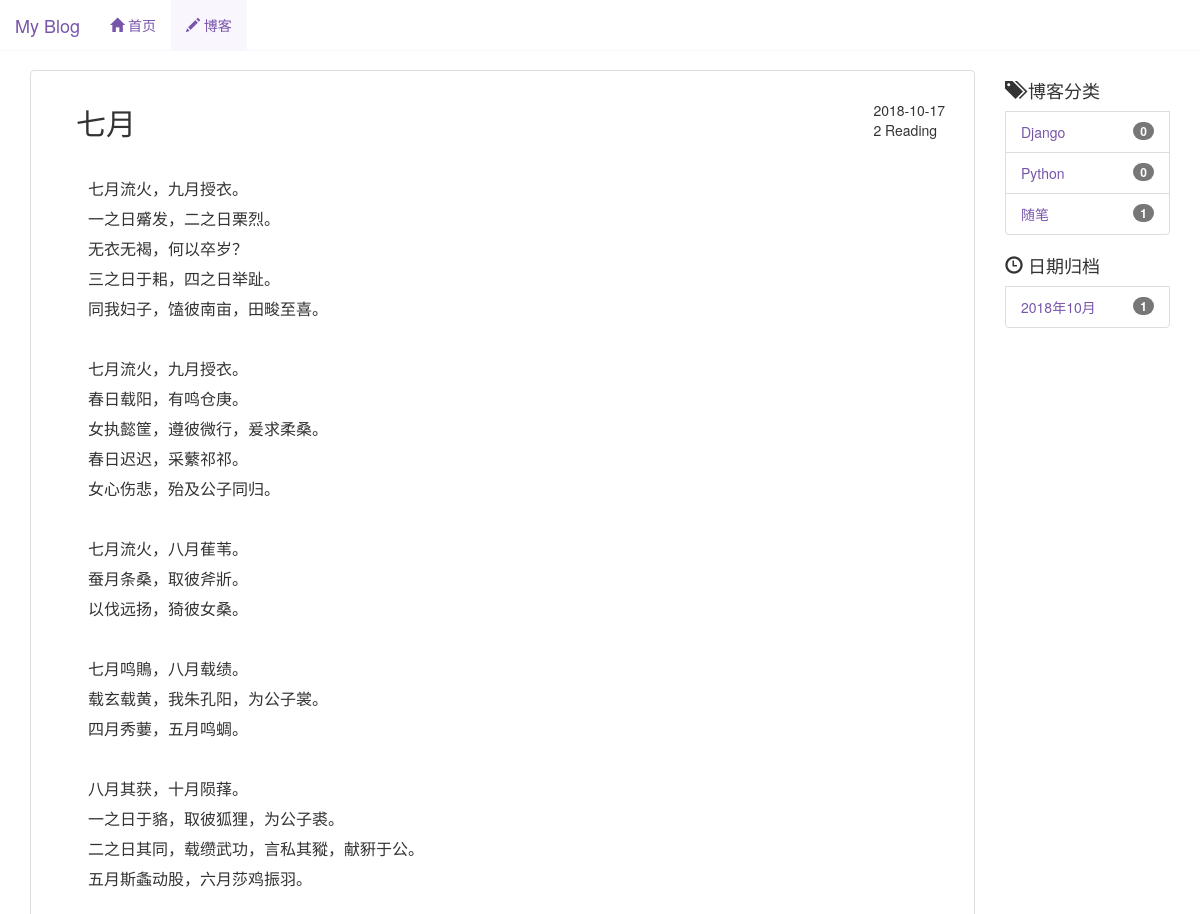
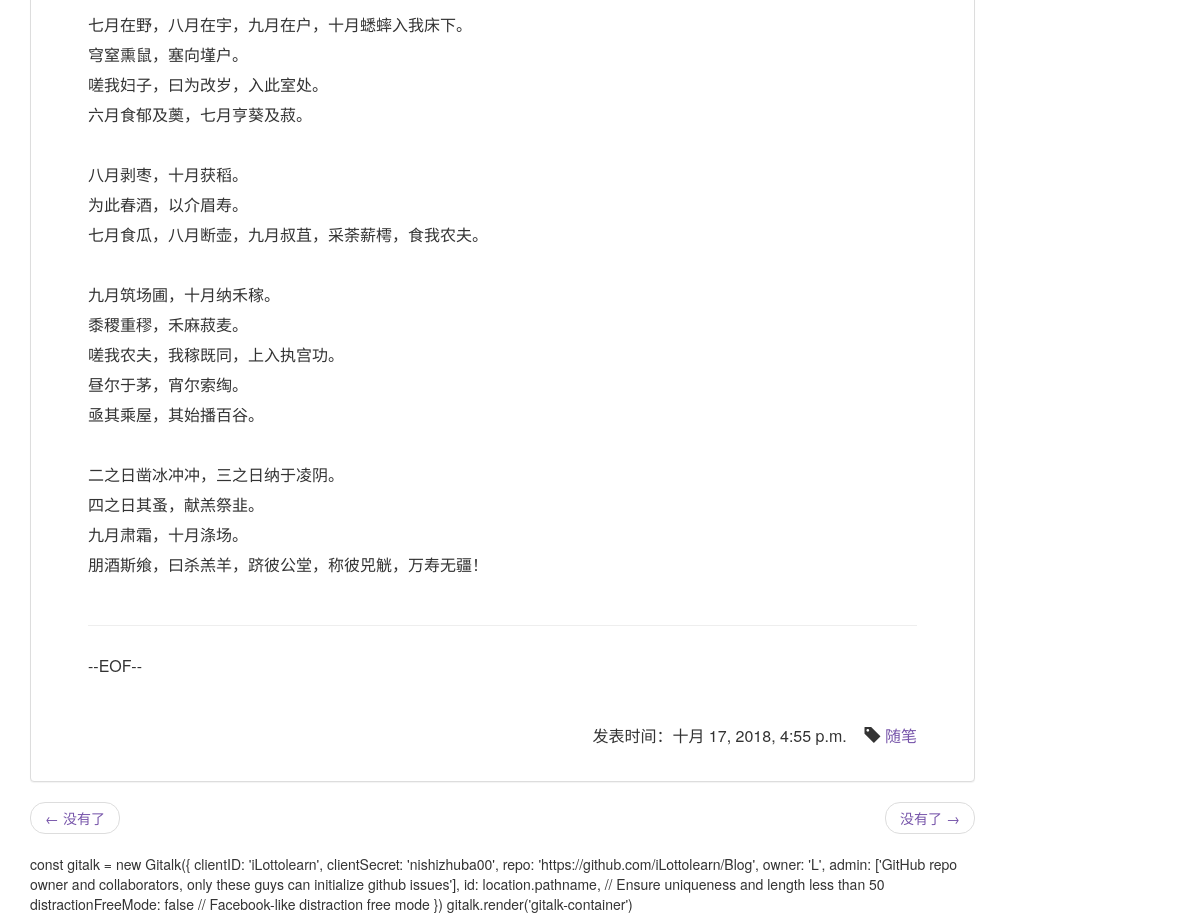
The app's page /blog/35 with its own data (2 pictures, top to bottom).
### blog/models.py (models this page shows, shortened)
class Blog(models.Model,ReadNumExpandMethod):
    title = models.CharField(max_length=50)
    blog_type = models.ForeignKey(BlogType,on_delete=models.DO_NOTHING)
    content = RichTextUploadingField()
    author = models.ForeignKey(User,on_delete=models.DO_NOTHING)
    created_time = models.DateTimeField(auto_now_add=True)
    last_updated_time = models.DateTimeField(auto_now=True)
    class Meta:
        ordering = ['-created_time']

class BlogType(models.Model):
    type_name = models.CharField(max_length=15)
    def __str__(self):
        return self.type_name

### read_statistics/models.py (models this page shows)
class ReadNum(models.Model):
    read_num = models.IntegerField(default=0)
    content_type = models.ForeignKey(ContentType, on_delete=models.DO_NOTHING)
    object_id = models.PositiveIntegerField()
    content_object = GenericForeignKey('content_type', 'object_id')

### blog/views.py (the view)
# urls.py: path('<int:blog_pk>',views.blog_detail,name='blog_detail'),
def blog_detail(request,blog_pk):
    blog = get_object_or_404(Blog,pk=blog_pk)
    blogs_list = Blog.objects.all()
    read_cookie_key = read_statistics_once_read(request,blog)
    context = blog_list_common_date(request,blogs_list)
    context['blog'] = blog
    context['previous_blog'] = Blog.objects.filter(created_time__gt=blog.created_time).last()
    context['next_blog'] = Blog.objects.filter(created_time__lt=blog.created_time).first()
    response = render_to_response('blog/blog_detail.html',context)                  # 响应
    response.set_cookie(read_cookie_key,'true')                                     # 阅读cookie标记
    return response

### blog/views.py (called while the page is built)
def blog_list_common_date(request,blogs_list):
    try:
        page = request.GET.get('page', 1)
    except PageNotAnInteger:
        page = 1
    p = Paginator(blogs_list,settings.EACH_PAGE_BLOGS,request=request)
    page_list = p.page(page)
    blog_dates = Blog.objects.dates('created_time', 'month', order='DESC')
    blog_dates_dict = {}
    for blog_date in blog_dates:
        blog_count = Blog.objects.filter(created_time__year=blog_date.year,created_time__month=blog_date.month).count()
        blog_dates_dict[blog_date] = blog_count
    context = {}
    context['blogs'] = page_list.object_list
    context['page_list'] = page_list
    context['blogs_type'] = BlogType.objects.annotate(blog_count=Count('blog'))
    context['blog_dates'] = blog_dates_dict
    return context

### read_statistics/models.py (called while the page is built)
    def get_read_num(self):
        try:
            ct = ContentType.objects.get_for_model(self)
            readnum = ReadNum.objects.get(content_type=ct,object_id=self.pk)
            return readnum.read_num
        except exceptions.ObjectDoesNotExist:
            return 0

### read_statistics/utils.py (called while the page is built)
def read_statistics_once_read(request,obj):
    ct = ContentType.objects.get_for_model(obj)
    key = '%s_%s_read'%(ct.model,obj.pk)
    if not request.COOKIES.get(key):
        readnum,created =ReadNum.objects.get_or_create(content_type=ct, object_id=obj.pk)
        readnum.read_num +=1
        readnum.save()
        date = timezone.now().date()
        readDetail,created = ReadDetail.objects.get_or_create(content_type=ct, object_id=obj.pk, date=date)
        readDetail.read_num +=1
        readDetail.save()
    return key

### blog/templates/blog/blog_detail.html (shortened to what this page needs)
{% extends 'blog/blog_list.html' %}
{% load staticfiles %}
{% block header_extends %}
    <link rel="stylesheet" href="{% static 'blog.css' %}">
    <link rel="stylesheet" href="https://cdn.jsdelivr.net/npm/gitalk@1/dist/gitalk.css">
{% endblock %}
{% block left_content %}
    <div class="container">
        <div class="row">
            <div class="col-xs-12 col-sm-8 col-md-10">
                <div class="panel panel-default">
                  <div class="panel-body">
                    <div class="time-readings">
                        <span>{{ blog.created_time|date:"Y-m-d" }}</span><br>
                        <span>{{ blog.get_read_num }} Reading</span>
                    </div>
                      <h2 class="blog_detail_title">{{ blog.title }}</h2>
                    <div class="blog-content">
                        <P>{{ blog.content|safe }}</P>
                        <hr>
                        <p>--EOF--</p>
                        <br>
                        <div class="blog-type">
                           <p><span>发表时间：{{ blog.created_time }}</span>&nbsp;&nbsp;&nbsp;  <span class="glyphicon glyphicon-tag"></span><a href="{% url 'blog_with_type' blog.blog_type.pk %}"> {{ blog.blog_type }}</a></p>
                       </div>
                    </div>
                  </div>
                </div>
                <div class="blog-more">
                    <nav aria-label="...">
                      <ul class="pager">
                        {% if previous_blog %}
                        <li class="previous"><a href="{% url 'blog_detail' previous_blog.pk %}"><span aria-hidden="true">&larr;</span> {{ previous_blog.title }}</a></li>
                        {% else %}
                         <li class="previous"><a><span aria-hidden="true">&larr;</span> 没有了</a></li>
                          {% endif %}
                          {% if next_blog %}
                          <li class="next"><a href="{% url 'blog_detail' next_blog.pk %}">{{ next_blog.title }} <span aria-hidden="true">&rarr;</span></a></li>
                          {% else %}
                          <li class="next"><a>没有了 <span aria-hidden="true">&rarr;</span></a></li>
                          {% endif %}
                      </ul>
                    </nav>
                </div>
                <div id="gitalk-container">
                    const gitalk = new Gitalk({
                      clientID: 'iLottolearn',
                      clientSecret: 'nishizhuba00',
                      repo: 'https://github.com/iLottolearn/Blog',
                      owner: 'L',
                      admin: ['GitHub repo owner and collaborators, only these guys can initialize github issues'],
                      id: location.pathname,      // Ensure uniqueness and length less than 50
                      distractionFreeMode: false  // Facebook-like distraction free mode
                    })
                    gitalk.render('gitalk-container')
                </div>
            </div>
            {% endblock %}

### blog/templates/blog/blog_list.html (shortened to what this page needs)
{% extends 'base.html' %}
{% load staticfiles %}
{% block active_blog %}
    active
{% endblock %}
{% block content %}
{% block left_content %}{% endblock %}
            <div class="hidden-xs col-sm-4 col-md-2">
                    <div class="list-group">
                        <h4><span class="glyphicon glyphicon-tags" aria-hidden="true"></span>  博客分类</h4>
                        {% for blog_type in blogs_type %}
                        <a href="{% url 'blog_with_type' blog_type.pk %}" class="list-group-item"><span class="badge">{{ blog_type.blog_count }}</span>{{ blog_type.type_name }}</a>
                        {% empty %}
                        <a class="list-group-item">暂无分类</a>
                        {% endfor %}
                    </div>
                    <div class="list-group">
                        <h4><span class="glyphicon glyphicon-time" aria-hidden="true"></span>  日期归档</h4>
                        {% for blog_date,blog_count in blog_dates.items %}
                        <a href="{% url 'blog_with_date' blog_date.year blog_date.month %}" class="list-group-item"><span class="badge">{{ blog_count }}</span>{{ blog_date|date:'Y年m月' }}</a>
                        {% empty %}
                        <a class="list-group-item">暂无分类</a>
                        {% endfor %}
                    </div>
            </div>
        </div>
    </div>
{% endblock %}

### templates/base.html (shortened to what this page needs)
{% load staticfiles %}
<!DOCTYPE html>
<html lang="zh-CN">
<head>
    <link rel="stylesheet" href="{% static 'base.css'%}">
    <link rel="stylesheet" href="{% static 'bootstrap-3.3.7/css/bootstrap.min.css'%}">
    {% block header_extends %}{% endblock %}
</head>
<body>
    <nav class="navbar navbar-default navbar-fixed-top">
      <div class="container-fluid">
        <div class="navbar-header">
          <a class="navbar-brand" href="{% url 'home' %}">My Blog</a>
        </div>
        <div id="navbar-collapse" class="collapse navbar-collapse">
            <ul class="nav navbar-nav">
                <li class="{% block active_home %}{% endblock %}"><a href="/"><span class="glyphicon glyphicon-home" aria-hidden="true"></span> 首页</a></li>
                <li class="{% block active_blog %}{% endblock %}"><a href="{% url 'blog_list' %}"><span class="glyphicon glyphicon-pencil" aria-hidden="true"></span> 博客</a></li>
            </ul>
        </div>
      </div>
    </nav>
    {% block content %}{% endblock %}
</body>
</html>

### static/base.css (style rules this page uses)
* { margin:0; padding:0; }
body { margin-top:70px!important; }
ul { list-style-type: none!important; }

### blog/static/blog.css (style rules this page uses)
div.container { margin-top: 1em; }
a { color: #7755aa!important; }
p { padding:5px 0; line-height:30px; font-size: 16px; }
div.time-readings { float:right; margin:1em; }
div.blog-content { padding-left: 3em; padding-right: 3em; }
div.blog-type { float:right; }
h2.blog_detail_title { padding-left:1em; }

### records on screen
Blog: created_time "2018-10-17", get_read_num "2", title "七月", content "七月流火，九月授衣。 一之日觱发，二之日栗烈。 无衣无褐，何以卒岁？ 三之日于耜，四之日举趾。 同我妇子，馌彼南亩，田畯至喜。 七月流火，九月授衣。 春日载阳，有鸣仓庚。 女执懿筐，遵彼微行，爰求柔桑。 春日迟迟，采蘩祁祁。 女心伤悲，殆及公子同归。 七月流火，八月萑苇。 蚕月条桑，取彼斧斨。 以伐远扬，猗彼女桑。 七月鸣鵙，八月载绩。 载玄载黄，我朱孔阳，为公子裳。 四月秀葽，五月鸣蜩。 八月其获，十月陨萚。 一之日于貉，取彼狐狸，为公子裘。 二之日其同，载缵武功，言私其豵，献豣于公。 五月斯螽动股，六月莎鸡振羽。 七月在野，八月在宇，九月在户，十月蟋蟀入我床下。 穹窒熏鼠，塞向墐户。 嗟我妇子，曰为改岁，入此室处。 六月食郁及薁，七月亨葵及菽。 八月剥枣，十月获稻。 为此春酒，以介眉寿。 七月食瓜，八月断壶，九月叔苴，采荼薪樗，食我农夫。 九月筑场圃，十月纳禾稼。 黍稷重穋，禾麻菽麦。 嗟我农夫，我稼既同，上入执宫功。 昼尔于茅，宵尔索绹。 亟其乘屋，其始播百谷。 二之日凿冰冲冲，三之日纳于凌阴。 四之日其蚤，献羔祭韭。 九月肃霜，十月涤场。 朋酒斯飨，曰杀羔羊，跻彼公堂，称彼兕觥，万寿无疆！", created_time "十月 17, 2018, 4:55 p.m.", blog_type "随笔"
BlogType: blog_count "0", type_name "Django"
BlogType: blog_count "0", type_name "Python"
BlogType: blog_count "1", type_name "随笔"

### other values on screen
{{ blog_count }} "1"
{{ blog_date|date:'Y年m月' }} "2018年10月"
